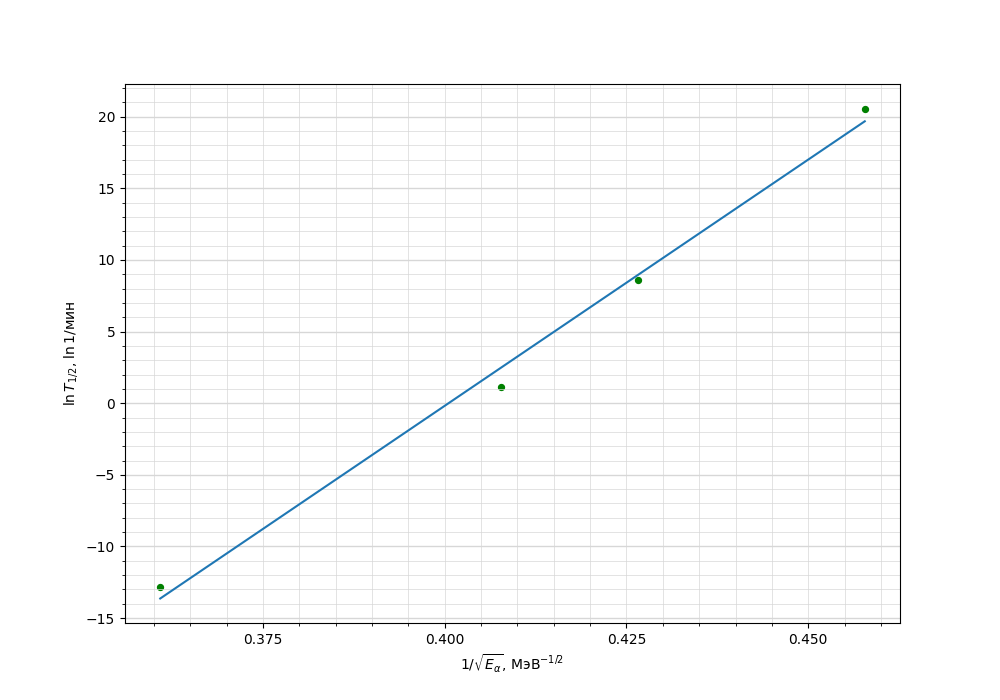

Source code (Python):
import numpy as np
import matplotlib.pyplot as plt
from matplotlib.ticker import MultipleLocator

plt.figure(figsize=(10,7))  #Размер изображения
#plt.title('График зависимости энергии ') # Заголовок

x = [4.771896,5.494904,6.013144,7.679096] # Координата x
y = [1620*365*24*60, 3.82*24*60, 3.11, 1.63/(10000*60)] # Координата y

y = [np.log(_y) for _y in y]
x = [1/np.sqrt(_x) for _x in x]

plt.scatter(x, y, s=18, c='green')  # Экспериментальные точки на графике

plt.xlabel(r'$1/\sqrt{E_\alpha}$, МэВ$^{-1/2}$') # Подпись абсцисс
plt.ylabel(r'$\ln{T_{1/2}}$, $\ln$1/мин') # Подпись ординат

p = np.polyfit(x, y, deg=1) # Построение кривой по мнк
p_f = np.poly1d(p)
plt.plot(x, p_f(x))
print(p_f)


DP = 2
ax = plt.gca()

## Характеристики сетки

ax.yaxis.set_minor_locator(MultipleLocator(1))
ax.yaxis.set_major_locator(MultipleLocator(5))
ax.xaxis.set_minor_locator(MultipleLocator(0.005))
ax.xaxis.set_major_locator(MultipleLocator(0.025))
ax.yaxis.grid(True,'major',linewidth=2/DP,linestyle='-',color='#d7d7d7')
ax.xaxis.grid(True,'minor',linewidth=1/DP,linestyle='-',color='#d7d7d7')
ax.yaxis.grid(True,'minor',linewidth=1/DP,linestyle='-',color='#d7d7d7')
ax.xaxis.grid(True,'major',linewidth=1/DP,linestyle='-',color='#d7d7d7',zorder=0)

#plt.show()
plt.savefig('gey.png')